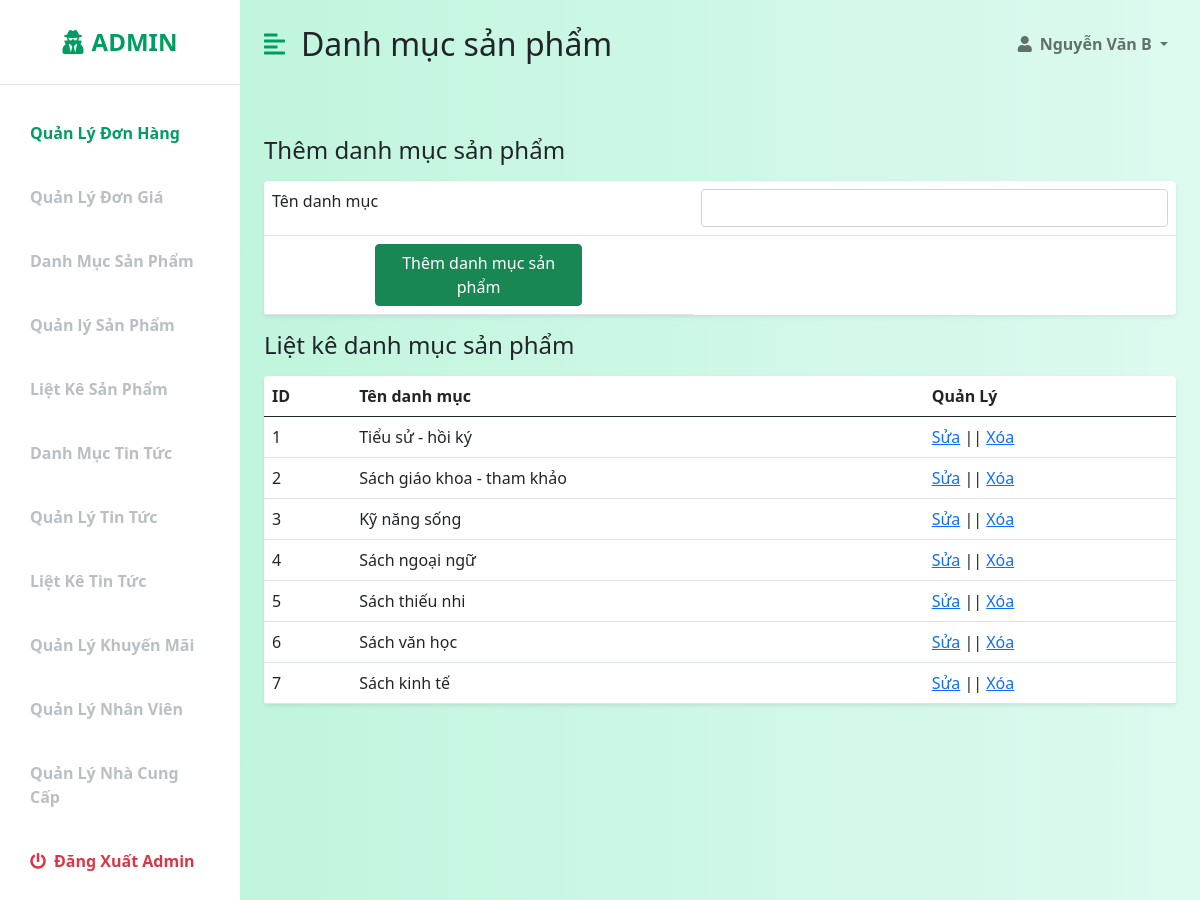
/admin/danhmucsanpham.php (signed in), run on the app's committed database.
### tables this page shows
CREATE TABLE `loaisanpham` (
  `id_loaisanpham` int(11) UNSIGNED NOT NULL,
  `ten_loaisanpham` varchar(150) NOT NULL
);

### lib/session.php (called while the page is built, shortened)
<?php
class Session{
 public static function get($key){
    if (isset($_SESSION[$key])) {
     return $_SESSION[$key];
    } else {
     return false;
    }
 }
}
?>

### lib/database.php (called while the page is built, shortened)
<?php
Class Database{
   public $host   = DB_HOST;
   public $user   = DB_USER;
   public $pass   = DB_PASS;
   public $dbname = DB_NAME;
   public $link;
private function connectDB(){
   $this->link = new mysqli($this->host, $this->user, $this->pass,
    $this->dbname);
 }
public function select($query){
  $result = $this->link->query($query) or
   die($this->link->error.__LINE__);
  if($result->num_rows > 0){
    return $result;
  } else {
    return false;
  }
 }
}

### classes/category.php (called while the page is built, shortened)
<?php
    $filepath = realpath(dirname(__FILE__));
    include_once ($filepath.'/../lib/database.php');
?>
<?php
    class category
    {
        private $db;
        public function __construct()
        {
            $this->db = new Database();
        }
        public function show_category()
        {
            $query = "SELECT * FROM loaisanpham ORDER BY id_loaisanpham DESC";
            $result = $this->db->select($query);
            return $result;
        }
    }
?>

### admin/danhmucsanpham.php (the view, shortened to what this page needs)
<?php
include 'inc/header.php';
include 'inc/sidebar.php';
?>
<?php include '../classes/category.php';?>
<?php
$cat = new category();
?>
 <div id="page-content-wrapper">
            <nav class="navbar navbar-expand-lg navbar-light bg-transparent py-4 px-4">
                <div class="d-flex align-items-center">
                    <i class="fas fa-align-left primary-text fs-4 me-3" id="menu-toggle"></i>
                    <h2 class="fs-2 m-0">Danh mục sản phẩm</h2>
                </div>
                <div class="collapse navbar-collapse" id="navbarSupportedContent">
                    <ul class="navbar-nav ms-auto mb-2 mb-lg-0">
                        <li class="nav-item dropdown">
                            <a class="nav-link dropdown-toggle second-text fw-bold" href="#" id="navbarDropdown"
                                role="button" data-bs-toggle="dropdown" aria-expanded="false">
                                <i class="fas fa-user me-2"></i></i><?php echo Session::get('adminName')?>
                            </a>
                        </li>
                    </ul>
                </div>
            </nav>
            <div class="container-fluid px-4">
                <div class="row my-5">
                    <h3 class="fs-4 mb-3">Thêm danh mục sản phẩm</h3>
                    <div class="col">
                        <table class="table bg-white rounded shadow-sm table-hover">
                        <form method="post" action="danhmucsanpham.php">
                             <tbody>
                                <tr>
                                    <td>Tên danh mục</td>
                                    <td>
                                     <div class="input-group">
                                         <input type="text" class="form-control" aria-describedby="basic-addon1" name="catName">
                                     </div>
                                    </td>
                                </tr>
                                <tr>
                                    <td><div class="d-grid gap-2 col-6 mx-auto"><button class="btn btn-success" type="submit" name="">Thêm danh mục sản phẩm</button></div></td>
                                </tr>
                             </tbody>
                            </form>
                        </table>
                    </div>
                    <h3 class="fs-4 mb-3">Liệt kê danh mục sản phẩm</h3>
                    <div class="col">
                        <table class="table bg-white rounded shadow-sm  table-hover">
                            <thead>
                                <tr>
                                    <th scope="col">ID</th>
                                    <th scope="col">Tên danh mục</th>
                                    <th scope="col">Quản Lý</th>
                                </tr>
                            </thead>
                            <tbody>
                                <?php
                                    $show_cate = $cat ->show_category();
                                    if($show_cate)
                                    {
                                        $i = 0;
                                        while($result = $show_cate->fetch_assoc()){
                                            $i++;
                                ?>
                                <tr>
                                    <td><?php echo $i; ?></td>
                                    <td><?php echo $result['ten_loaisanpham']?></td>
                                    <td><a href="catedit.php?id_loaisanpham=<?php echo $result['id_loaisanpham']?>">Sửa</a> ||
                                    <a onclick = "return confirm('Bạn có muốn xóa danh mục sản phẩm này ?')" href="?delid=<?php echo $result['id_loaisanpham']?>">Xóa</a></td>
                                </tr>
                                <?php
                                        }
                                    }
                                ?>
                            </tbody>
                </div>
            </div>
        </div>
    </div>

### admin/css/style2.css (style rules this page uses)
:root { --main-bg-color: #009d63; --main-text-color: #009d63; --second-text-color: #bbbec5; --second-bg-color: #c1efde; }
.primary-text { color: var(--main-text-color); }
.second-text { color: var(--second-text-color); }
#page-content-wrapper { min-width: 100vw; }
#menu-toggle { cursor: pointer; }
@media (min-width: 768px) { #page-content-wrapper { min-width: 0; width: 100%; } }

### data on the page
loaisanpham: ten_loaisanpham "Tiểu sử - hồi ký"
loaisanpham: ten_loaisanpham "Sách giáo khoa - tham khảo"
loaisanpham: ten_loaisanpham "Kỹ năng sống"
loaisanpham: ten_loaisanpham "Sách ngoại ngữ"
loaisanpham: ten_loaisanpham "Sách thiếu nhi"
loaisanpham: ten_loaisanpham "Sách văn học"
loaisanpham: ten_loaisanpham "Sách kinh tế"

### other printed values
Session::get('adminName') "Nguyễn Văn B"
